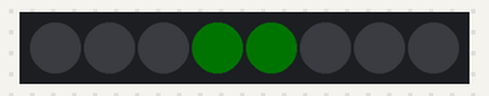
Bench run of a sketch on a simulated Arduino Uno, built with avr-gcc and run on an emulated ATmega328P. On the bench: 8 RGB LEDs in strip order, left to right. Dim RGB values are drawn brighter than linear.

Above: at 1.08 s.
At 1.6 s:
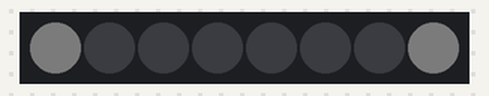
Timing chart, 0 to 40.0 s (numbered marks = the images above):
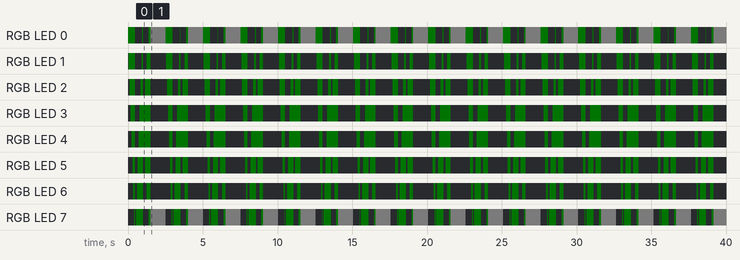

The sketch:

NeoPxl_Audi_stile.ino
```cpp
#include <Adafruit_NeoPixel.h>
#define LED_PIN     15
#define LED_COUNT   8
Adafruit_NeoPixel strip(LED_COUNT, LED_PIN, NEO_GRB + NEO_KHZ800);

void setup()
{
  strip.begin();
  strip.show();
  strip.setBrightness(3);
}

void loop()
{
  colorWipeRight(strip.Color(255, 80, 0), 60);
  strip.clear();
  colorWipeLeft(strip.Color(255, 80, 0), 60);
  strip.clear();
  color2ways(strip.Color(255, 80, 0), 120);
  strip.clear();

  singleLed();
  delay(1000);
  strip.clear();
}

void colorWipeRight(int color, int wait)
{
  for (int i = 0; i < LED_COUNT; i++)
  {
    strip.setPixelColor(i, color);
    strip.show();
    delay(wait);
  }
}

void colorWipeLeft(int color, int wait)
{
  for (int i = LED_COUNT; i >= 0; i--)
  {
    strip.setPixelColor(i, color);
    strip.show();
    delay(wait);
  }
}

void color2ways(int color, int wait)
{
  int i, j;
  for (i = (LED_COUNT / 2 - 1), j = LED_COUNT / 2; i >= 0  && j <= LED_COUNT - 1 ; i--, j++)
  {
    strip.setPixelColor(i, color);
    strip.setPixelColor(j, color);
    strip.show();
    delay(wait);
  }
}

void singleLed()
{
  strip.setPixelColor(0, 255, 255, 255); // Set pixel , R , G , B
  strip.setPixelColor(7, 255, 255, 255); // Set pixel , R , G , B
  strip.show();
}
```

Measured:
- by itself, RGB LED 0: repeats every 2.5 s: off 0.48 s, RGB(0, 1, 0) 0.06 s, off 0.36 s, RGB(0, 1, 0) 0.12 s, RGB(3, 3, 3) 1.0 s, RGB(0, 1, 0) 0.48 s
- by itself, RGB LED 1: repeats every 2.5 s: off 0.42 s, RGB(0, 1, 0) 0.12 s, off 0.24 s, RGB(0, 1, 0) 0.24 s, off 1.1 s, RGB(0, 1, 0) 0.42 s
- by itself, RGB LED 2: repeats every 2.5 s: off 0.36 s, RGB(0, 1, 0) 0.18 s, off 0.12 s, RGB(0, 1, 0) 0.36 s, off 1.1 s, RGB(0, 1, 0) 0.36 s
- by itself, RGB LED 3: repeats every 2.5 s: off 0.30 s, RGB(0, 1, 0) 0.72 s, off 1.2 s, RGB(0, 1, 0) 0.30 s
- by itself, RGB LED 4: repeats every 2.5 s: off 0.24 s, RGB(0, 1, 0) 0.78 s, off 1.2 s, RGB(0, 1, 0) 0.24 s
- by itself, RGB LED 5: repeats every 2.5 s: off 0.18 s, RGB(0, 1, 0) 0.36 s, off 0.12 s, RGB(0, 1, 0) 0.36 s, off 1.3 s, RGB(0, 1, 0) 0.18 s
- by itself, RGB LED 6: repeats every 2.5 s: off 0.12 s, RGB(0, 1, 0) 0.42 s, off 0.24 s, RGB(0, 1, 0) 0.24 s, off 1.4 s, RGB(0, 1, 0) 0.12 s
- by itself, RGB LED 7: repeats every 2.5 s: off 0.06 s, RGB(0, 1, 0) 0.48 s, off 0.36 s, RGB(0, 1, 0) 0.12 s, RGB(3, 3, 3) 1.0 s, off 0.42 s, RGB(0, 1, 0) 0.06 s
